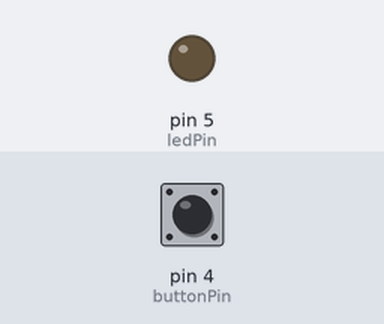
This sketch was run on a simulated Arduino Uno, built for the host (arithmetic inside an expression is 32-bit, double 64-bit). On the bench: output pins drawn as LEDs (lit = HIGH). The inputs (shaded band) are chosen by the test bench; at power-on: pin 4 (buttonPin) LOW.

Above: at 1.2 s.
1.3 s: pin 4 (buttonPin) pulled HIGH for 0.15 s
At 1.37 s:
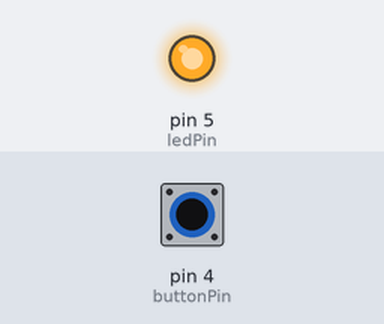
2.9 s: pin 4 (buttonPin) pulled HIGH for 3.2 s
At 6.6 s:
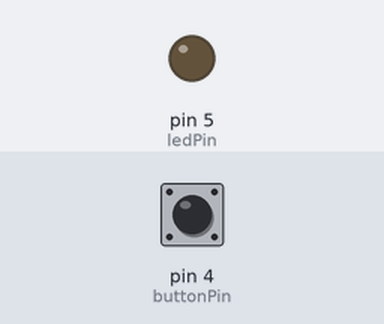
Timing chart, 0 to 8.1 s (numbered marks = the images above; inputs shaded):
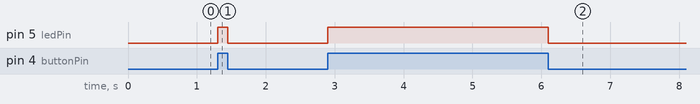

Measured:
- after the input at 1.3 s, pin 5 (ledPin): LOW → HIGH at once, → LOW 0.15 s later
- after the input at 2.9 s, pin 5 (ledPin): LOW → HIGH at once, → LOW 3.2 s later

The sketch:

dp_1_ece381.ino
```cpp
const int ledPin = 5;
const int buttonPin = 4;

void setup() {
  // led pin is set to output mode
  pinMode(ledPin, OUTPUT);

  // button pin is set to input pull down since resister is between the button and ground
  pinMode(buttonPin, INPUT_PULLDOWN);
}

void loop() {
  // put your main code here, to run repeatedly:
  // variable to capture the current state of the button
  int buttonState = digitalRead(buttonPin);

  // if button is pressed, turn on
  if (buttonState == HIGH) {

    // write the led to be HIGH (on)
    digitalWrite(ledPin, HIGH);
  }
  else {
    // write the led to be LOW (off)
    digitalWrite(ledPin, LOW);
  }
}
```
